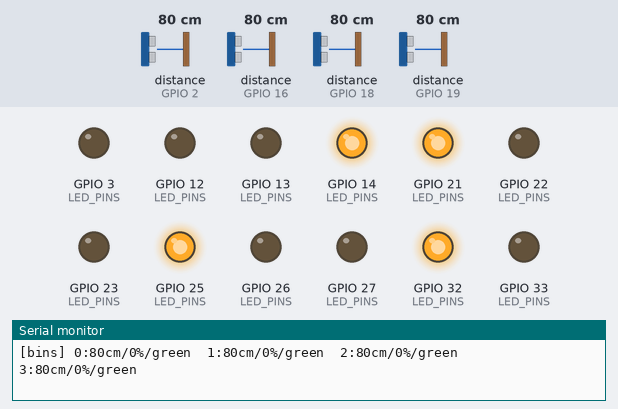
The sketch below on a simulated ESP32. On the bench: output pins drawn as LEDs (lit = HIGH), the last lines printed to the serial monitor. Wiring (inferred from the names in the program): 4 × ultrasonic range finder: trigger GPIO 4, echo GPIO 2 / trigger GPIO 5, echo GPIO 18 / trigger GPIO 15, echo GPIO 19 / trigger GPIO 17, echo GPIO 16. The test bench sets the inputs (shaded band); at power-on: distance to the obstacle (sensors on GPIO 2, GPIO 16, GPIO 18, GPIO 19) 80 cm. The echo pulse lasts 58.3 µs per cm; WiFi joins after 1.5 s; servers stay silent unless stated; pins used as bus, display or sensor lines are not drawn.

Above: at 3.4 s.
3.5 s: distance to the obstacle (sensor on GPIO 2) set to 29 cm
5.0 s: distance to the obstacle (sensor on GPIO 2) set to 26 cm
At 5.9 s:
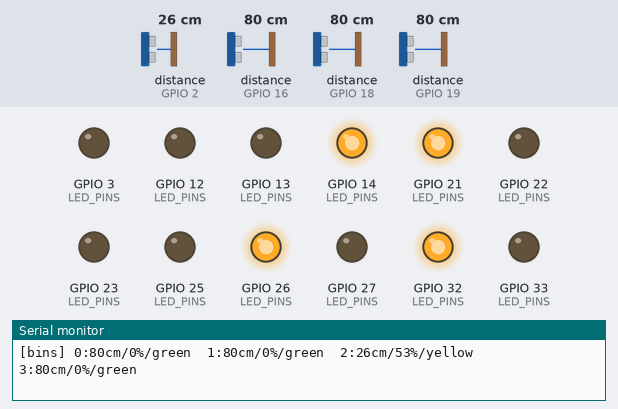
6.7 s: distance to the obstacle (sensor on GPIO 16) set to 30 cm
8.2 s: distance to the obstacle (sensor on GPIO 16) set to 25 cm
At 9.3 s:
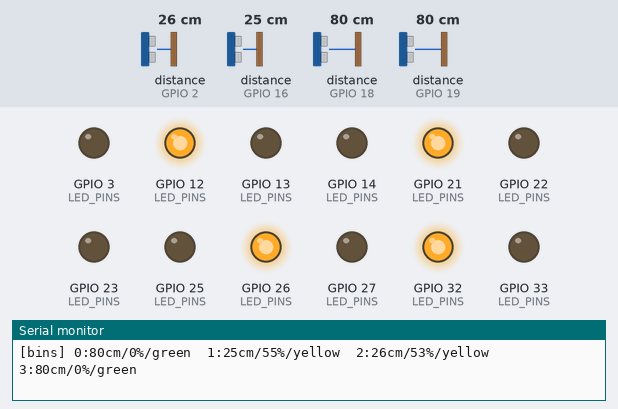
9.7 s: distance to the obstacle (sensor on GPIO 18) set to 30 cm
11.2 s: distance to the obstacle (sensor on GPIO 18) set to 26 cm
At 11.5 s:
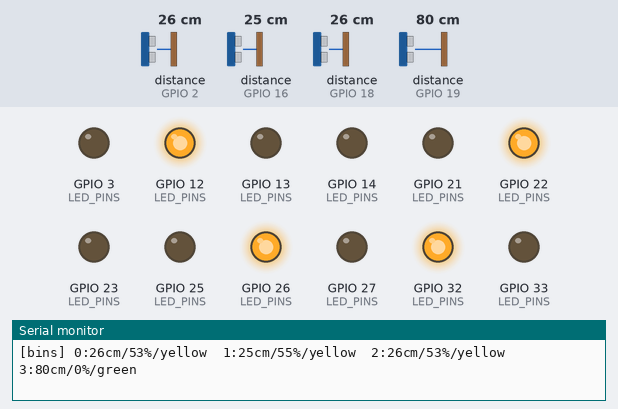
Timing chart, 0 to 13.7 s (numbered marks = the images above; inputs shaded):
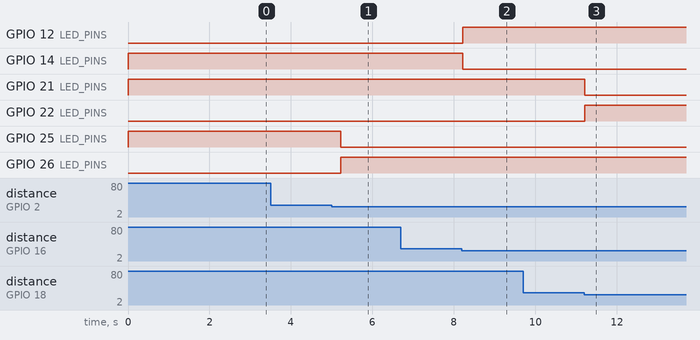

The sketch:

esp32_node3_bins.ino
```cpp
/*
  Capybara Waste Sorter — ESP32 NODE #3: bin levels + status LEDs  (WiFi / WebSocket)

  หน้าที่:
    - HC-SR04 x4  → วัดระดับขยะในถัง 4 ใบ (ระยะจากปากถังถึงผิวขยะ → % เต็ม)
    - RGB LED x4  → ไฟสถานะแต่ละถัง (เขียว=ว่าง, เหลือง=ครึ่ง, แดง=เต็ม)

  ส่ง (node="bins") ทุก BROADCAST_MS:
    {"node":"bins","event":"levels","bins":[
        {"i":0,"cm":18.2,"pct":40,"color":"green"}, ... ]}

  รับ override สี LED ได้ (node="leds") — สี = "red"/"yellow"/"green":
    {"node":"leds","event":"set","leds":[{"i":0,"color":"red"}, ...]}
    {"node":"leds","event":"auto"}    // กลับไปให้ไฟตามระดับถังอัตโนมัติ

  Library: WebSockets (Links2004) + ArduinoJson

  การต่อสาย — HC-SR04 (ต่อ ECHO ผ่านตัวแบ่งแรงดัน 5V→3.3V ทุกตัว):
    bin0 TRIG=GPIO5  ECHO=GPIO18     bin1 TRIG=GPIO17 ECHO=GPIO16
    bin2 TRIG=GPIO4  ECHO=GPIO2      bin3 TRIG=GPIO15 ECHO=GPIO19

  การต่อสาย — LED 3 สีแยกดวง (แดง/เหลือง/เขียว, active-HIGH = ต่อ common-cathode):
    mod1 R=GPIO23 Y=GPIO22 G=GPIO21     mod2 R=GPIO13 Y=GPIO12 G=GPIO14
    mod3 R=GPIO27 Y=GPIO26 G=GPIO25     mod4 R=GPIO33 Y=GPIO3  G=GPIO32
    ถ้าไฟกลับด้าน (ติดตอนควรดับ) ให้ตั้ง LED_ACTIVE_HIGH = false
    * GPIO3 = RX0: ถ้า upload ไม่ผ่าน ให้ถอดขา Y ของ mod4 ตอนอัปโหลด
*/

#include <WiFi.h>
#include <WebSocketsClient.h>
#include <ArduinoJson.h>

#define WIFI_SSID  "CapybaraBin"
#define WIFI_PASS  "capybara1234"
#define HUB_HOST   "192.168.50.1"
#define HUB_PORT   8181
#define HUB_PATH   "/"

const int  N_BIN = 4;
const bool LED_ACTIVE_HIGH = true;   // common-cathode: HIGH = ติด (ถ้ากลับด้านให้ false)

// ระดับถัง: ปากถังถึงก้น (cm). ยิ่งระยะที่วัดได้น้อย = ขยะยิ่งสูง = ยิ่งเต็ม
const float BIN_DEPTH_CM = 50.0;   // ความลึกถัง (ปรับตามถังจริง)
const float FULL_CM      = 5.0;    // ระยะเหลือ <= ค่านี้ = ถือว่าเต็ม 100%

const int TRIG_PINS[N_BIN] = { 5,  17, 4,  15 };
const int ECHO_PINS[N_BIN] = { 18, 16, 2,  19 };

// LED 3 สีแยกดวง — [bin][0=R,1=Y,2=G]  (แดง/เหลือง/เขียว)
const int LED_PINS[N_BIN][3] = {
  { 23, 22, 21 },   // mod1
  { 13, 12, 14 },   // mod2
  { 27, 26, 25 },   // mod3
  { 33, 3,  32 },   // mod4
};

const unsigned long READ_MS      = 500;    // อ่านถังทุก 0.5s
const unsigned long BROADCAST_MS = 1000;   // ส่งสถานะทุก 1s

WebSocketsClient ws;
unsigned long lastRead = 0, lastBroadcast = 0;
float binCm[N_BIN]   = { 999, 999, 999, 999 };
int   binPct[N_BIN]  = { 0, 0, 0, 0 };
bool  ledAuto        = true;      // true = ไฟตามระดับถัง, false = ถูก override

float readDistanceCm(int i) {
  digitalWrite(TRIG_PINS[i], LOW);  delayMicroseconds(2);
  digitalWrite(TRIG_PINS[i], HIGH); delayMicroseconds(10);
  digitalWrite(TRIG_PINS[i], LOW);
  long us = pulseIn(ECHO_PINS[i], HIGH, 30000);
  if (us == 0) return 999.0;
  return us / 58.0;
}

int pctFromCm(float cm) {
  if (cm >= 999) return 0;
  float filled = BIN_DEPTH_CM - cm;                 // ความสูงขยะ
  float span   = BIN_DEPTH_CM - FULL_CM;
  int pct = (int)((filled / span) * 100.0 + 0.5);
  if (pct < 0) pct = 0; if (pct > 100) pct = 100;
  return pct;
}

const char* colorFor(int pct) {
  if (pct >= 80) return "red";
  if (pct >= 50) return "yellow";
  return "green";
}

// เปิด/ปิดแต่ละสี (r,y,g = 1 ติด / 0 ดับ) — LED 3 ดวงแยกขา
void ledSet(int i, bool r, bool y, bool g) {
  int on  = LED_ACTIVE_HIGH ? HIGH : LOW;
  int off = LED_ACTIVE_HIGH ? LOW  : HIGH;
  digitalWrite(LED_PINS[i][0], r ? on : off);
  digitalWrite(LED_PINS[i][1], y ? on : off);
  digitalWrite(LED_PINS[i][2], g ? on : off);
}

void ledForColor(int i, const char* c) {
  if      (!strcmp(c, "red"))    ledSet(i, 1, 0, 0);
  else if (!strcmp(c, "yellow")) ledSet(i, 0, 1, 0);
  else                           ledSet(i, 0, 0, 1);   // green
}

void applyAutoLeds() {
  for (int i = 0; i < N_BIN; i++) ledForColor(i, colorFor(binPct[i]));
}

void broadcastLevels() {
  StaticJsonDocument<512> doc;
  doc["node"]  = "bins";
  doc["event"] = "levels";
  JsonArray arr = doc.createNestedArray("bins");
  for (int i = 0; i < N_BIN; i++) {
    JsonObject o = arr.createNestedObject();
    o["i"]     = i;
    o["cm"]    = round(binCm[i] * 10) / 10.0;
    o["pct"]   = binPct[i];
    o["color"] = colorFor(binPct[i]);
  }
  char buf[512];
  size_t n = serializeJson(doc, buf);
  ws.sendTXT(buf, n);
}

void handleMessage(uint8_t* payload, size_t len) {
  StaticJsonDocument<512> doc;
  if (deserializeJson(doc, payload, len)) return;
  if (strcmp(doc["node"] | "", "leds") != 0) return;

  const char* event = doc["event"] | "";
  if (!strcmp(event, "auto")) {
    ledAuto = true;
    applyAutoLeds();
  } else if (!strcmp(event, "set")) {
    ledAuto = false;
    for (JsonObject o : doc["leds"].as<JsonArray>()) {
      int i = o["i"] | -1;
      const char* c = o["color"] | "green";   // "red" / "yellow" / "green"
      if (i >= 0 && i < N_BIN) ledForColor(i, c);
    }
  }
}

void onWsEvent(WStype_t type, uint8_t* payload, size_t len) {
  if (type == WStype_CONNECTED)         Serial.println("[ws] connected");
  else if (type == WStype_DISCONNECTED) Serial.println("[ws] disconnected");
  else if (type == WStype_TEXT)         handleMessage(payload, len);
}

void setup() {
  Serial.begin(115200);

  for (int i = 0; i < N_BIN; i++) {
    pinMode(TRIG_PINS[i], OUTPUT);
    pinMode(ECHO_PINS[i], INPUT);
    for (int c = 0; c < 3; c++) pinMode(LED_PINS[i][c], OUTPUT);
    ledForColor(i, "green");
  }

  WiFi.persistent(false);
  WiFi.mode(WIFI_STA);
  WiFi.setSleep(false);
  WiFi.setMinSecurity(WIFI_AUTH_WPA_PSK);  // ยอมรับ WPA-PSK — แก้ค้าง status=6 กับ NM AP
  WiFi.disconnect(true, true);
  delay(200);
  Serial.printf("[wifi] joining '%s' ...\n", WIFI_SSID);
  WiFi.begin(WIFI_SSID, WIFI_PASS);
  unsigned long t0 = millis();
  while (WiFi.status() != WL_CONNECTED) {
    delay(1000);
    Serial.printf("[wifi] status=%d rssi=%d\n", WiFi.status(), WiFi.RSSI());
    if (millis() - t0 > 12000) {
      WiFi.disconnect(true, true); delay(200);
      WiFi.begin(WIFI_SSID, WIFI_PASS); t0 = millis();
    }
  }
  Serial.printf("[wifi] connected, IP=%s\n", WiFi.localIP().toString().c_str());

  ws.begin(HUB_HOST, HUB_PORT, HUB_PATH);
  ws.onEvent(onWsEvent);
  ws.setReconnectInterval(3000);
}

void loop() {
  ws.loop();
  unsigned long now = millis();

  if (now - lastRead >= READ_MS) {
    lastRead = now;
    for (int i = 0; i < N_BIN; i++) {
      binCm[i]  = readDistanceCm(i);
      binPct[i] = pctFromCm(binCm[i]);
    }
    if (ledAuto) applyAutoLeds();

    // debug: ระยะ/เปอร์เซ็นต์/สี ของถังทั้ง 4 ทุกครั้งที่อ่าน
    Serial.printf("[bins] 0:%.0fcm/%d%%/%s  1:%.0fcm/%d%%/%s  2:%.0fcm/%d%%/%s  3:%.0fcm/%d%%/%s\n",
      binCm[0], binPct[0], colorFor(binPct[0]),
      binCm[1], binPct[1], colorFor(binPct[1]),
      binCm[2], binPct[2], colorFor(binPct[2]),
      binCm[3], binPct[3], colorFor(binPct[3]));
  }

  if (now - lastBroadcast >= BROADCAST_MS) {
    lastBroadcast = now;
    broadcastLevels();
  }
}
```

Measured:
- the behaviour switches between 28 and 27 cm on distance to the obstacle (sensor on GPIO 2) (found by bisection; images 0 and 1)
- the behaviour switches between 28 and 27 cm on distance to the obstacle (sensor on GPIO 16) (found by bisection; images 1 and 2)
- the behaviour switches between 28 and 27 cm on distance to the obstacle (sensor on GPIO 18) (found by bisection; images 2 and 3)
- after the input at 5.0 s, GPIO 25 (LED_PINS): HIGH → LOW after 0.22 s; GPIO 26 (LED_PINS): LOW → HIGH after 0.22 s
- after the input at 8.2 s, GPIO 12 (LED_PINS): LOW → HIGH at once; GPIO 14 (LED_PINS): HIGH → LOW at once
- after the input at 11.2 s, GPIO 21 (LED_PINS): HIGH → LOW at once; GPIO 22 (LED_PINS): LOW → HIGH at once
